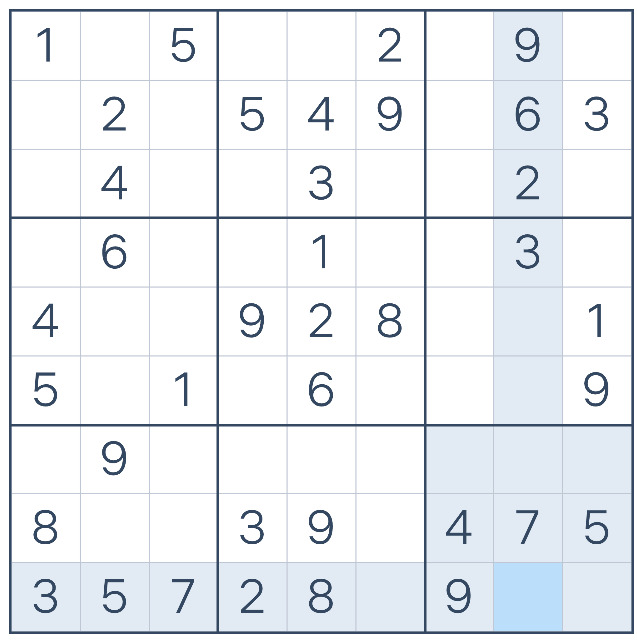
#> input picture test_images/test_img_flat_ss.jpg, 637 x 642 px
$ python -i puzzle.py   (imports and definitions only)
#> lines starting #> are read from the running program, lines starting #| are printed output that depends on the picture; after the words box and inside, x2 and y2 are one past the last pixel; in counts of white or black regions, pixels touching at a corner belong together
#> further down, picture is the input picture: shape (642, 637, 3); mean B, G, R 242.8, 239, 235.5
from imutils.perspective import four_point_transform
from skimage.segmentation import clear_border
import numpy as np
import imutils
import cv2

def find_puzzle(image, debug=False):

#> called with debug = False
    gray = cv2.cvtColor(image, cv2.COLOR_BGR2GRAY)
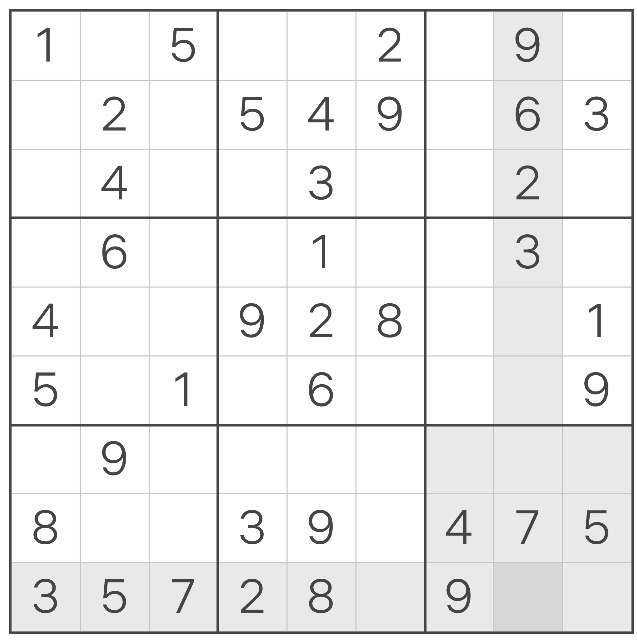
#> gray: shape (642, 637); min 57, max 255, mean 238.3
    blurred = cv2.GaussianBlur(gray, (7, 7), 3)
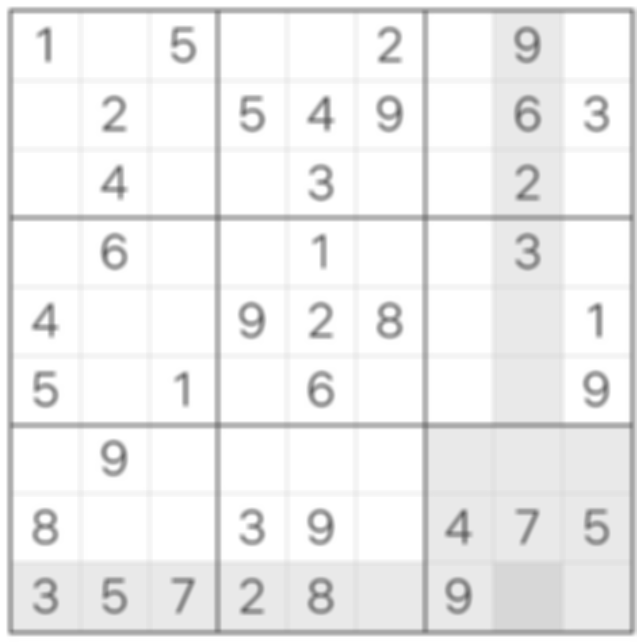
#> blurred: shape (642, 637); min 97, max 255, mean 238.3

    thresh = cv2.adaptiveThreshold(blurred, 255,
                                   cv2.ADAPTIVE_THRESH_GAUSSIAN_C, cv2.THRESH_BINARY, 11, 2)
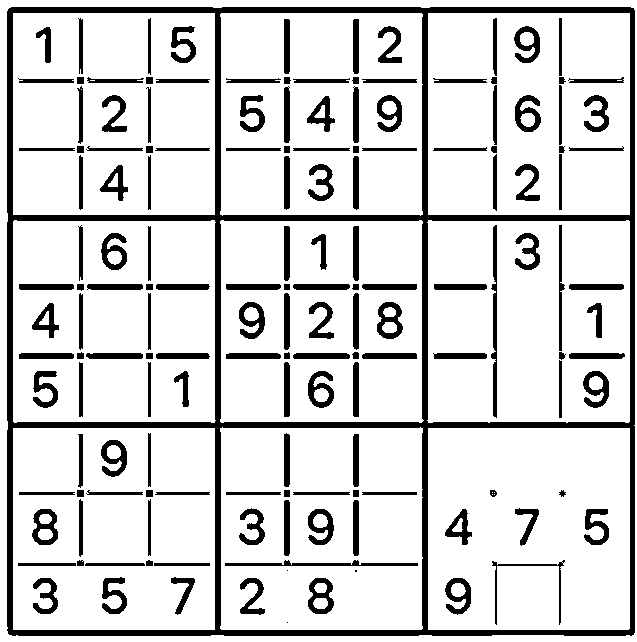
#> thresh: shape (642, 637); 83.5% white; 155 black regions (3 under 20 px), largest, box (x1, y1, x2, y2) and area: (7, 7, 635, 636) 28715, (491, 225, 497, 418) 744, (225, 560, 418, 566) 596
    thresh = cv2.bitwise_not(thresh)
#> thresh: shape (642, 637); 16.5% white; 155 white regions (3 under 20 px)

    if debug:
        cv2.imshow("Puzzle Thresh", thresh)
        cv2.waitKey(0)

    contours = cv2.findContours(thresh.copy(), cv2.RETR_EXTERNAL,
                            cv2.CHAIN_APPROX_SIMPLE)
#> contours = 1 contour; box (x1, y1, x2, y2) and area: (7, 7, 635, 636) 393589
    contours = imutils.grab_contours(contours)
    contours = sorted(contours, key=cv2.contourArea, reverse=True)

    puzzle_contour = None

    for c in contours:
        peri = cv2.arcLength(c, True)
        approx = cv2.approxPolyDP(c, 0.02 * peri, True)

        if len(approx) == 4:
            puzzle_contour = approx
            break
#> this loop made 1 pass
#> (peri, puzzle_contour) on pass 1: (2513.3, [[9, 8], [8, 633], [633, 634], [633, 8]])

    if puzzle_contour is None:
        raise Exception("Could not find Sudoku puzzle outline. ")

    if debug:
        output = image.copy()
        cv2.drawContours(output, [puzzle_contour], -1, (0, 255, 0), 2)
        cv2.imshow("Outline", output)
        cv2.waitKey(0)

    puzzle = four_point_transform(image, puzzle_contour.reshape(4, 2))
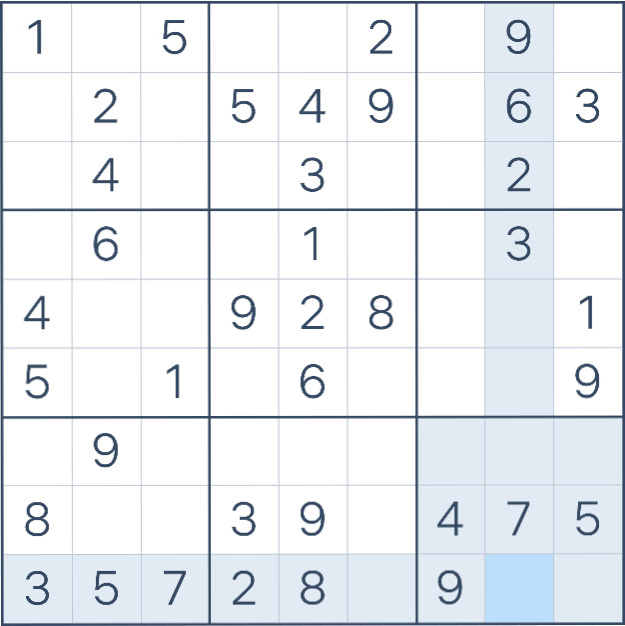
#> puzzle: shape (626, 625, 3); mean B, G, R 242.3, 238.3, 234.6
    warped = four_point_transform(gray, puzzle_contour.reshape(4, 2))
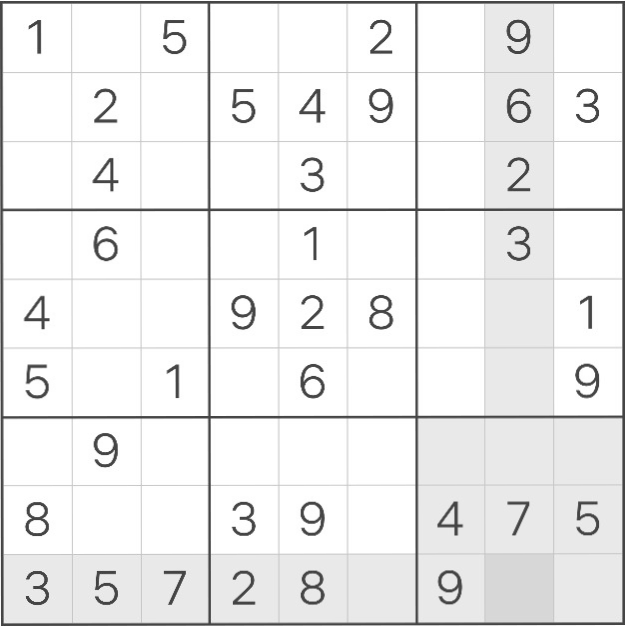
#> warped: shape (626, 625); min 61, max 255, mean 237.6

    if debug:
        cv2.imshow("Transform", puzzle)
        cv2.waitKey(0)

    return puzzle, warped

def extract_digit(cell, debug=False):
    thresh = cv2.threshold(cell, 10, 255,
                           cv2.THRESH_BINARY_INV | cv2.THRESH_OTSU)[1]
    thresh = clear_border(thresh)

    contours = cv2.findContours(thresh.copy(), cv2.RETR_EXTERNAL,
                            cv2.CHAIN_APPROX_SIMPLE)
    contours = imutils.grab_contours(contours)

    if len(contours) == 0:
        return None

    c = max(contours, key=cv2.contourArea)
    mask = np.zeros(thresh.shape, dtype="uint8")
    cv2.drawContours(mask, [c], -1, [255], -1)

    (h, w) = thresh.shape
    percent_filled = cv2.countNonZero(mask) / float(w * h)

    if percent_filled < 0.03:
        return None

    digit = cv2.bitwise_and(thresh, thresh, mask=mask)

    if debug:
        cv2.imshow("Cell Thresh", thresh)
        cv2.imshow("Digit", digit)
        cv2.waitKey(0)

    return digit

>>> import cv2
>>> picture = cv2.imread('../../test_images/test_img_flat_ss.jpg')
>>> result = find_puzzle(picture)
